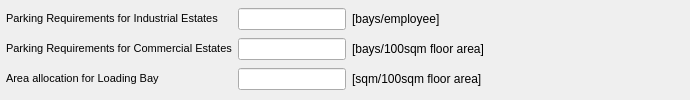
                   <widget class="QWidget" name="widget_17" native="true">
                    <property name="minimumSize">
                     <size>
                      <width>0</width>
                      <height>10</height>
                     </size>
                    </property>
                    <layout class="QGridLayout" name="gridLayout_17">
                     <property name="leftMargin">
                      <number>6</number>
                     </property>
                     <property name="topMargin">
                      <number>6</number>
                     </property>
                     <property name="rightMargin">
                      <number>6</number>
                     </property>
                     <property name="bottomMargin">
                      <number>6</number>
                     </property>
                     <item row="0" column="3">
                      <spacer name="horizontalSpacer_28">
                       <property name="orientation">
                        <enum>Qt::Horizontal</enum>
                       </property>
                       <property name="sizeHint" stdset="0">
                        <size>
                         <width>200</width>
                         <height>20</height>
                        </size>
                       </property>
                      </spacer>
                     </item>
                     <item row="0" column="1">
                      <widget class="QLineEdit" name="carpark_ind_box"/>
                     </item>
                     <item row="0" column="0">
                      <widget class="QLabel" name="carpark_ind_lbl">
                       <property name="text">
                        <string>&lt;!DOCTYPE HTML PUBLIC &quot;-//W3C//DTD HTML 4.0//EN&quot; &quot;http://www.w3.org/TR/REC-html40/strict.dtd&quot;&gt;
&lt;html&gt;&lt;head&gt;&lt;meta name=&quot;qrichtext&quot; content=&quot;1&quot; /&gt;&lt;style type=&quot;text/css&quot;&gt;
p, li { white-space: pre-wrap; }
&lt;/style&gt;&lt;/head&gt;&lt;body style=&quot; font-family:'MS Shell Dlg 2'; font-size:8pt; font-weight:400; font-style:normal;&quot;&gt;
&lt;p style=&quot; margin-top:0px; margin-bottom:0px; margin-left:0px; margin-right:0px; -qt-block-indent:0; text-indent:0px;&quot;&gt;Parking Requirements for Industrial Estates&lt;/p&gt;&lt;/body&gt;&lt;/html&gt;</string>
                       </property>
                      </widget>
                     </item>
                     <item row="0" column="2">
                      <widget class="QLabel" name="carpark_ind_units">
                       <property name="text">
                        <string>[bays/employee]</string>
                       </property>
                      </widget>
                     </item>
                     <item row="1" column="0">
                      <widget class="QLabel" name="carparking_com_lbl">
                       <property name="text">
                        <string>&lt;!DOCTYPE HTML PUBLIC &quot;-//W3C//DTD HTML 4.0//EN&quot; &quot;http://www.w3.org/TR/REC-html40/strict.dtd&quot;&gt;
&lt;html&gt;&lt;head&gt;&lt;meta name=&quot;qrichtext&quot; content=&quot;1&quot; /&gt;&lt;style type=&quot;text/css&quot;&gt;
p, li { white-space: pre-wrap; }
&lt;/style&gt;&lt;/head&gt;&lt;body style=&quot; font-family:'MS Shell Dlg 2'; font-size:8pt; font-weight:400; font-style:normal;&quot;&gt;
&lt;p style=&quot; margin-top:0px; margin-bottom:0px; margin-left:0px; margin-right:0px; -qt-block-indent:0; text-indent:0px;&quot;&gt;Parking Requirements for Commercial Estates&lt;/p&gt;&lt;/body&gt;&lt;/html&gt;</string>
                       </property>
                      </widget>
                     </item>
                     <item row="1" column="1">
                      <widget class="QLineEdit" name="carpark_com_box"/>
                     </item>
                     <item row="2" column="0">
                      <widget class="QLabel" name="loadingbay_lbl">
                       <property name="text">
                        <string>&lt;!DOCTYPE HTML PUBLIC &quot;-//W3C//DTD HTML 4.0//EN&quot; &quot;http://www.w3.org/TR/REC-html40/strict.dtd&quot;&gt;
&lt;html&gt;&lt;head&gt;&lt;meta name=&quot;qrichtext&quot; content=&quot;1&quot; /&gt;&lt;style type=&quot;text/css&quot;&gt;
p, li { white-space: pre-wrap; }
&lt;/style&gt;&lt;/head&gt;&lt;body style=&quot; font-family:'MS Shell Dlg 2'; font-size:8pt; font-weight:400; font-style:normal;&quot;&gt;
&lt;p style=&quot; margin-top:0px; margin-bottom:0px; margin-left:0px; margin-right:0px; -qt-block-indent:0; text-indent:0px;&quot;&gt;Area allocation for Loading Bay&lt;/p&gt;&lt;/body&gt;&lt;/html&gt;</string>
                       </property>
                      </widget>
                     </item>
                     <item row="1" column="2">
                      <widget class="QLabel" name="carpark_com_units">
                       <property name="text">
                        <string>[bays/100sqm floor area]</string>
                       </property>
                      </widget>
                     </item>
                     <item row="2" column="1">
                      <widget class="QLineEdit" name="loadingbay_box"/>
                     </item>
                     <item row="2" column="2">
                      <widget class="QLabel" name="carpark_com_units_2">
                       <property name="text">
                        <string>[sqm/100sqm floor area]</string>
                       </property>
                      </widget>
                     </item>
                    </layout>
                   </widget>
